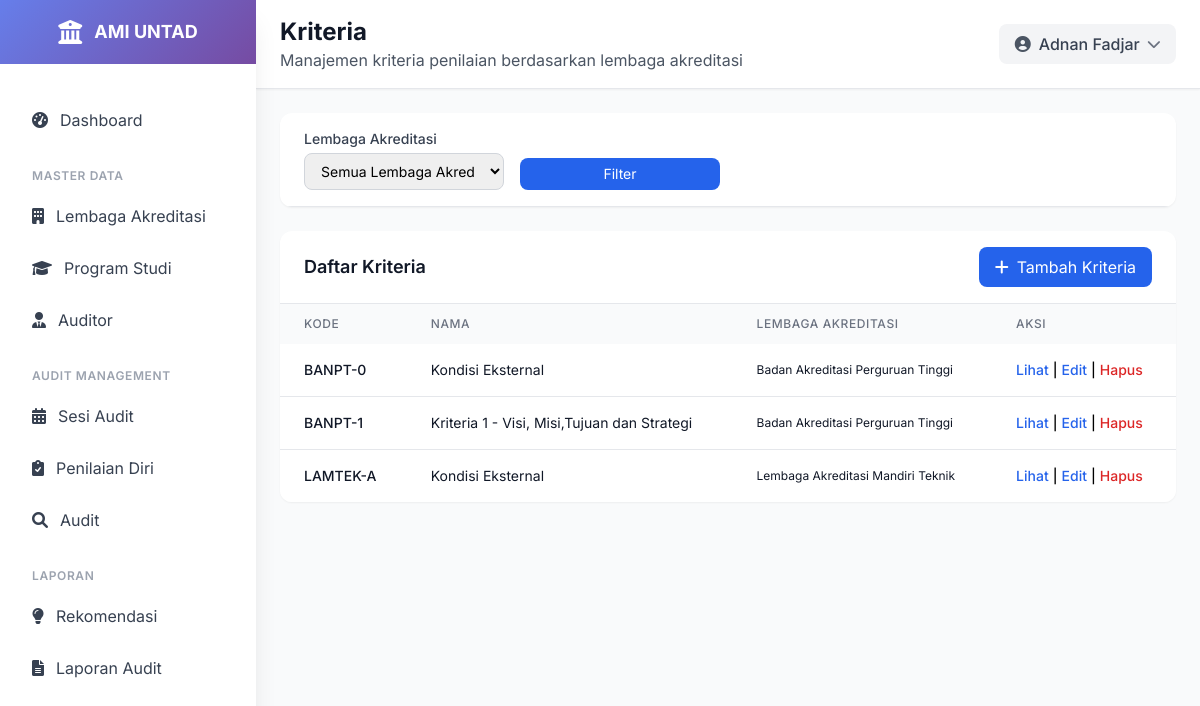
Screenshot of /kriteria/ (signed in) with the database file from the repository.
### ami/models.py (models this page shows, shortened)
class Kriteria(models.Model):
    lembaga_akreditasi = models.ForeignKey(LembagaAkreditasi, on_delete=models.CASCADE, related_name='kriteria')
    kode = models.CharField(max_length=30, null=True)
    nama = models.CharField(max_length=255)
    deskripsi = models.TextField(blank=True, null=True)
    status = models.CharField(max_length=20, choices=[
        ('aktif', 'aktif'),
        ('tidak aktif', 'tidak aktif'),
    ], default='aktif')
    class Meta:
        verbose_name = "Kriteria"
        verbose_name_plural = "Kriteria"
        unique_together = ['lembaga_akreditasi', 'kode']
        ordering = ['kode']

class LembagaAkreditasi(models.Model):
    kode = models.CharField(max_length=20, unique=True)
    nama = models.CharField(max_length=255, unique=True)
    deskripsi = models.TextField(blank=True, null=True)
    website = models.URLField(blank=True, null=True)
    kontak = models.TextField(blank=True, null=True)
    class Meta:
        verbose_name = "Lembaga Akreditasi"
        verbose_name_plural = "Lembaga Akreditasi"
        ordering = ['nama']

### ami/views.py (the view)
# urls.py: path('kriteria/', views.kriteria_list, name='kriteria_list'),
@login_required
def kriteria_list(request, lembaga_id=None):
    lembaga = None
    if lembaga_id:
        lembaga = get_object_or_404(LembagaAkreditasi, pk=lembaga_id)
        kriteria_list = Kriteria.objects.filter(lembaga_akreditasi=lembaga).order_by('kode')
    else:
        kriteria_list = Kriteria.objects.all().order_by('kode')
    paginator = Paginator(kriteria_list, 10)
    page_number = request.GET.get('page')
    kriteria = paginator.get_page(page_number)
    lembaga_akreditasi = LembagaAkreditasi.objects.all().order_by('nama')
    return render(request, 'ami/kriteria_list.html', {
        'kriteria': kriteria,
        'lembaga_akreditasi': lembaga_akreditasi,
        'selected_lembaga': lembaga
    })

### templates/ami/kriteria_list.html (shortened to what this page needs)
{% extends 'base.html' %}
{% load static %}
{% block page_title %}Kriteria{% endblock %}
{% block page_subtitle %}Manajemen kriteria penilaian berdasarkan lembaga akreditasi{% endblock %}
{% block content %}
<div class="p-4 lg:p-6">
    <div class="bg-white rounded-xl shadow-sm overflow-hidden mb-4 lg:mb-6">
        <div class="px-4 lg:px-6 py-4 border-b border-gray-200">
            <form method="get" class="grid grid-cols-1 md:grid-cols-4 gap-2 lg:gap-4">
                <div>
                    <label for="lembaga_akreditasi" class="block text-xs lg:text-sm font-medium text-gray-700 mb-1">Lembaga Akreditasi</label>
                    <select name="lembaga_id" id="lembaga_akreditasi" class="w-full border border-gray-300 rounded-lg px-2 py-1.5 lg:px-3 lg:py-2 focus:outline-none focus:ring-2 focus:ring-blue-500 focus:border-blue-500 text-xs lg:text-sm">
                        <option value="">Semua Lembaga Akreditasi</option>
                    </select>
                </div>
                <div class="flex items-end">
                    <button type="submit" class="w-full bg-blue-600 hover:bg-blue-700 text-white px-3 py-1.5 rounded-lg text-sm">
                        Filter
                    </button>
                </div>
            </form>
        </div>
    </div>
    <div class="bg-white rounded-xl shadow-sm overflow-hidden">
        <div class="px-4 lg:px-6 py-4 border-b border-gray-200 flex flex-col sm:flex-row sm:justify-between sm:items-center space-y-2 sm:space-y-0">
            <h3 class="text-lg font-semibold text-gray-900">Daftar Kriteria</h3>
            <div class="flex flex-col sm:flex-row space-y-2 sm:space-y-0 sm:space-x-2 w-full sm:w-auto">
                <a href="{% url 'ami:kriteria_create_by_lembaga' selected_lembaga.id %}" class="bg-blue-600 hover:bg-blue-700 text-white px-4 py-2 rounded-lg flex items-center justify-center w-full sm:w-auto">
                    <i class="fas fa-plus mr-2"></i> Tambah Kriteria
                </a>
            </div>
        </div>
        <div class="overflow-x-auto">
            <table class="w-full">
                <thead class="bg-gray-50">
                    <tr>
                        <th class="px-3 lg:px-6 py-3 text-left text-xs font-medium text-gray-500 uppercase tracking-wider">Kode</th>
                        <th class="px-3 lg:px-6 py-3 text-left text-xs font-medium text-gray-500 uppercase tracking-wider">Nama</th>
                        <th class="px-3 lg:px-6 py-3 text-left text-xs font-medium text-gray-500 uppercase tracking-wider hidden md:table-cell">Lembaga Akreditasi</th>
                        <th class="px-3 lg:px-6 py-3 text-left text-xs font-medium text-gray-500 uppercase tracking-wider">Aksi</th>
                    </tr>
                </thead>
                <tbody class="bg-white divide-y divide-gray-200">
                    {% for kriteria in kriteria %}
                    <tr class="hover:bg-gray-50 transition-colors">
                        <td class="px-3 lg:px-6 py-4 whitespace-nowrap">
                            <div class="text-xs lg:text-sm font-medium text-gray-900">{{ kriteria.kode }}</div>
                        </td>
                        <td class="px-3 lg:px-6 py-4 whitespace-nowrap text-xs lg:text-sm text-gray-900">
                            {{ kriteria.nama }}
                        </td>
                        <td class="px-3 lg:px-6 py-4 whitespace-nowrap text-xs lg:text-gray-900 hidden md:table-cell">
                            {{ kriteria.lembaga_akreditasi.nama }}
                        </td>
                        <td class="px-3 lg:px-6 py-4 whitespace-nowrap text-xs lg:text-sm font-medium">
                            <div class="flex flex-wrap gap-1">
                                <a href="{% url 'ami:kriteria_detail' kriteria.id %}" class="text-blue-600 hover:text-blue-900">Lihat</a>
                                <span class="hidden md:inline">|</span>
                                <a href="{% url 'ami:kriteria_update' kriteria.id %}" class="text-blue-600 hover:text-blue-900">Edit</a>
                                <span class="hidden md:inline">|</span>
                                <a href="{% url 'ami:kriteria_delete' kriteria.id %}" class="text-red-600 hover:text-red-900">Hapus</a>
                            </div>
                        </td>
                    </tr>
                    {% empty %}
                    <tr>
                        <td colspan="4" class="px-4 lg:px-6 py-4 text-center text-gray-500 text-sm">Tidak ada kriteria yang terdaftar</td>
                    </tr>
                    {% endfor %}
                </tbody>
            </table>
        </div>
    </div>
</div>
{% endblock %}

### templates/base.html (shortened to what this page needs)
<!DOCTYPE html>
<html lang="id">
<head>
    <script src="https://cdn.tailwindcss.com"></script>
    <link href="https://cdnjs.cloudflare.com/ajax/libs/font-awesome/6.0.0/css/all.min.css" rel="stylesheet">
    <link href="https://cdn.jsdelivr.net/npm/select2@4.1.0-rc.0/dist/css/select2.min.css" rel="stylesheet" />
    <link href="https://cdn.jsdelivr.net/npm/select2-bootstrap-5-theme@1.3.0/dist/select2-bootstrap-5-theme.min.css" rel="stylesheet" />
</head>
<body class="bg-gray-50">
    <div class="fixed inset-y-0 left-0 z-50 w-64 bg-white shadow-xl transform transition-transform duration-300 ease-in-out lg:translate-x-0 -translate-x-full flex flex-col" id="sidebar">
        <div class="flex items-center justify-center h-16 gradient-bg flex-shrink-0">
            <div class="flex items-center space-x-3">
                <i class="fas fa-university text-white text-2xl"></i>
                <span class="text-white font-bold text-lg">AMI UNTAD</span>
            </div>
        </div>
        <nav class="flex-1 overflow-y-auto mt-8 px-4 pb-4">
            <div class="space-y-2">
                <a href="{% url 'ami:dashboard' %}" class="sidebar-item flex items-center px-4 py-3 text-gray-700 rounded-lg transition-all duration-200 {% if request.resolver_match.url_name == 'dashboard' %}bg-blue-50 text-blue-600{% else %}hover:bg-gray-50{% endif %}">
                    <i class="fas fa-tachometer-alt mr-3"></i>
                    <span>Dashboard</span>
                </a>
                <div class="pt-4">
                    <p class="px-4 text-xs font-semibold text-gray-400 uppercase tracking-wider">Master Data</p>
                    <div class="mt-2 space-y-1">
                        <a href="{% url 'ami:lembaga_akreditasi_list' %}" class="sidebar-item flex items-center px-4 py-3 text-gray-700 rounded-lg transition-all duration-200 {% if request.resolver_match.url_name == 'lembaga_akreditasi_list' %}bg-blue-50 text-blue-600{% else %}hover:bg-gray-50{% endif %}">
                            <i class="fas fa-building mr-3"></i>
                            <span>Lembaga Akreditasi</span>
                        </a>
                        <a href="{% url 'ami:program_studi_list' %}" class="sidebar-item flex items-center px-4 py-3 text-gray-700 rounded-lg transition-all duration-200 {% if request.resolver_match.url_name == 'program_studi_list' %}bg-blue-50 text-blue-600{% else %}hover:bg-gray-50{% endif %}">
                            <i class="fas fa-graduation-cap mr-3"></i>
                            <span>Program Studi</span>
                        </a>
                        <a href="{% url 'ami:auditor_list' %}" class="sidebar-item flex items-center px-4 py-3 text-gray-700 rounded-lg transition-all duration-200 {% if request.resolver_match.url_name == 'auditor_list' %}bg-blue-50 text-blue-600{% else %}hover:bg-gray-50{% endif %}">
                            <i class="fas fa-user-tie mr-3"></i>
                            <span>Auditor</span>
                        </a>
                    </div>
                </div>
                <div class="pt-4">
                    <p class="px-4 text-xs font-semibold text-gray-400 uppercase tracking-wider">Audit Management</p>
                    <div class="mt-2 space-y-1">
                        <a href="{% url 'ami:audit_session_list' %}" class="sidebar-item flex items-center px-4 py-3 text-gray-700 rounded-lg transition-all duration-200 {% if request.resolver_match.url_name == 'audit_session_list' %}bg-blue-50 text-blue-600{% else %}hover:bg-gray-50{% endif %}">
                            <i class="fas fa-calendar-alt mr-3"></i>
                            <span>Sesi Audit</span>
                        </a>
                        <a href="#" class="sidebar-item flex items-center px-4 py-3 text-gray-700 rounded-lg transition-all duration-200 hover:bg-gray-50">
                            <i class="fas fa-clipboard-check mr-3"></i>
                            <span>Penilaian Diri</span>
                        </a>
                        <a href="#" class="sidebar-item flex items-center px-4 py-3 text-gray-700 rounded-lg transition-all duration-200 hover:bg-gray-50">
                            <i class="fas fa-search mr-3"></i>
                            <span>Audit</span>
                        </a>
                    </div>
                </div>
                <div class="pt-4">
                    <p class="px-4 text-xs font-semibold text-gray-400 uppercase tracking-wider">Laporan</p>
                    <div class="mt-2 space-y-1">
                        <a href="#" class="sidebar-item flex items-center px-4 py-3 text-gray-700 rounded-lg transition-all duration-200 hover:bg-gray-50">
                            <i class="fas fa-lightbulb mr-3"></i>
                            <span>Rekomendasi</span>
                        </a>
                        <a href="{% url 'ami:audit_session_list' %}" class="sidebar-item flex items-center px-4 py-3 text-gray-700 rounded-lg transition-all duration-200 {% if request.resolver_match.url_name == 'audit_session_list' %}bg-blue-50 text-blue-600{% else %}hover:bg-gray-50{% endif %}">
                            <i class="fas fa-file-alt mr-3"></i>
                            <span>Laporan Audit</span>
                        </a>
                    </div>
                </div>
            </div>
        </nav>
    </div>
    <div class="lg:ml-64 flex flex-col min-h-screen">
        <header class="bg-white shadow-sm border-b border-gray-200">
            <div class="flex items-center justify-between px-4 lg:px-6 py-4">
                <div class="lg:block hidden">
                    <h1 class="text-xl lg:text-2xl font-bold text-gray-900">{% block page_title %}{% endblock %}</h1>
                    <p class="text-gray-600">{% block page_subtitle %}{% endblock %}</p>
                </div>
                <div class="flex items-center space-x-4">
                    <div class="relative">
                        <button id="profileButton" class="flex items-center space-x-2 bg-gray-100 hover:bg-gray-200 px-4 py-2 rounded-lg transition-colors">
                            <i class="fas fa-user-circle text-gray-600"></i>
                            <span class="text-gray-700 font-medium">{{ user.get_full_name|default:user.username }}</span>
                            <i class="fas fa-chevron-down text-gray-500 text-sm transition-transform" id="chevronIcon"></i>
                        </button>
                    </div>
                </div>
            </div>
        </header>
        {% block content %}{% endblock %}
    </div>
</body>
</html>

### templates/base.html (style rules this page uses)
body { font-family: 'Inter', sans-serif; }
.gradient-bg { background: linear-gradient(135deg, #667eea 0%, #764ba2 100%); }

### rows the page displays
Kriteria: kode "BANPT-0", nama "Kondisi Eksternal", lembaga_akreditasi.nama "Badan Akreditasi Perguruan Tinggi"
Kriteria: kode "BANPT-1", nama "Kriteria 1 - Visi, Misi,Tujuan dan Strategi", lembaga_akreditasi.nama "Badan Akreditasi Perguruan Tinggi"
Kriteria: kode "LAMTEK-A", nama "Kondisi Eksternal", lembaga_akreditasi.nama "Lembaga Akreditasi Mandiri Teknik"

### other values shown
{{ user.get_full_name|default:user.username }} "Adnan Fadjar"
